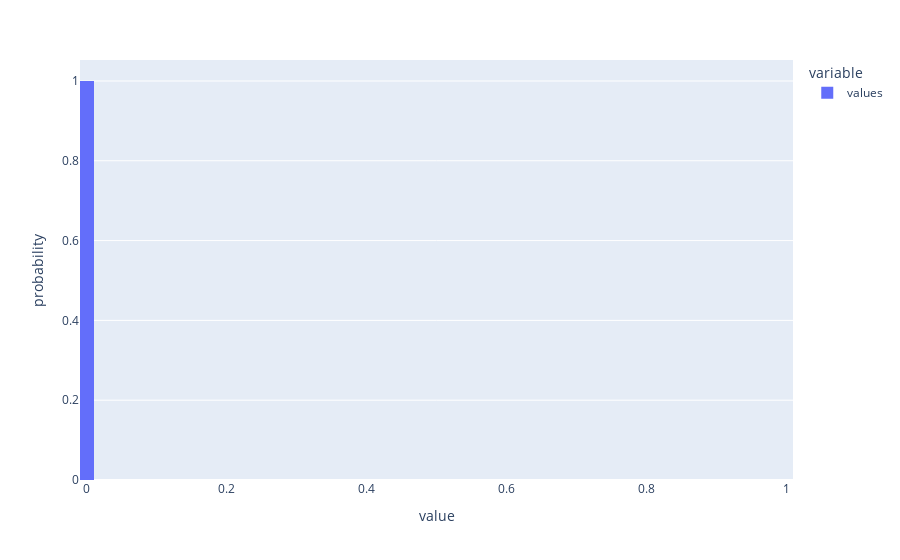

Write notebook code for a chart like this one.
### Code cell
px.histogram(pd.DataFrame(dict(values=values)), nbins=100, histnorm='probability')

### Figure 1 — Plotly figure (JSON) as saved in the notebook; plotly's stock layout.template omitted (floating-point values rounded to 4 significant figures; data arrays with more than 128 entries replaced by an {"elided": "..."} marker saying what was removed)
{"data": [{"alignmentgroup": "True", "bingroup": "x", "histnorm": "probability", "hovertemplate": "variable=values<br>value=%{x}<br>probability=%{y}<extra></extra>", "legendgroup": "values", "marker": {"color": "#636efa", "pattern": {"shape": ""}}, "name": "values", "nbinsx": 100, "offsetgroup": "values", "orientation": "v", "showlegend": true, "type": "histogram", "x": {"elided": "100000 int values"}, "xaxis": "x", "yaxis": "y"}], "layout": {"barmode": "relative", "legend": {"title": {"text": "variable"}, "tracegroupgap": 0}, "margin": {"t": 60}, "xaxis": {"anchor": "y", "domain": [0, 1], "title": {"text": "value"}}, "yaxis": {"anchor": "x", "domain": [0, 1], "title": {"text": "probability"}}}}
